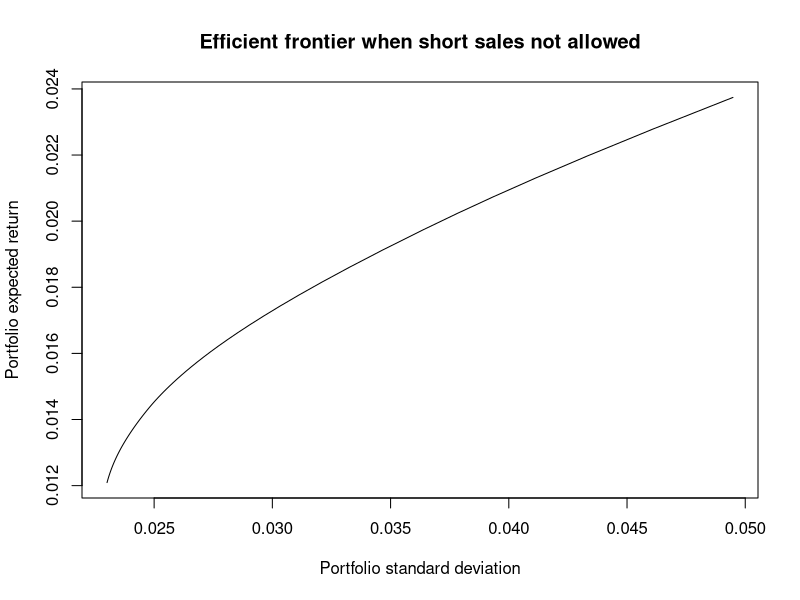

The R script that drew this image:
#Stocks used:
#^GSPC,AAPL,AMZN,BA,COST,CVX,DIS,ELY,FL,GILD,GS,HD,JCP,LMT,M,MMM,PG,S,SBUX,SHOO,SMRT,TM,YUM,K,C,XOM,IBM,F,CAT,MCD,COKE.

#Data
#2015-01-31 to 2019-12-31

a <- read.csv("stockData50.csv", sep=",", header=TRUE)

#Convert adjusted close prices into returns:
r <- (a[-1,3:ncol(a)]-a[-nrow(a),3:ncol(a)])/a[-nrow(a),3:ncol(a)]

#Compute the betas:
covmat <- var(r)
beta <- covmat[1,-1] / covmat[1,1]

#Keep only the stocks with positive betas:
rrr <- r[,-c(1,which(beta<0)+1)]  
#Note: which(beta<0) gives the element in the beta vector with negative beta and add 1 because 
#the first column in the initial data set is the index.  We also remove column 1 (index) from the initial data #set.


Rfr <- seq(-0.05,.01,0.0005)

#Initialize the two vectors:
rbar_opt <- rep(0,length(Rfr))
risk_opt <- rep(0,length(Rfr))


for(l in 1:length(Rfr)){
  #Risk free asset:
  rf <- Rfr[l]
  #rf <- .002
  #Initialize
  beta <- rep(0,ncol(rrr))
  alpha <- rep(0,ncol(rrr))
  mse <- rep(0,ncol(rrr))
  Ribar <- rep(0,ncol(rrr))
  Ratio <- rep(0,ncol(rrr))
  stocknum <- rep(0,ncol(rrr))
  #stock <- names(rrr)
  
  #This for loop computes the required inputs:
  for(i in 1:ncol(rrr)){
    q <- lm(data=rrr, formula=rrr[,i] ~ r[,1])
    beta[i] <- q$coefficients[2] 
    alpha[i] <- q$coefficients[1] 
    mse[i] <- summary(q)$sigma^2
    Ribar[i] <- q$coefficients[1]+q$coefficients[2]*mean(r[,1])
    Ratio[i] <- (Ribar[i]-rf)/beta[i]
    stocknum[i] <- i
  }
  
  #So far we have this table:
  #xx <- (cbind(stock,alpha, beta, Ribar, mse, Ratio))
  xx <- (data.frame(stocknum,alpha, beta, Ribar, mse, Ratio))
  
  
  #Order the table based on the excess return to beta ratio:
  A <- xx[order(-xx[,6]),]
  
  col1 <- rep(0,nrow(A))
  col2 <- rep(0,nrow(A))
  col3 <- rep(0,nrow(A))
  col4 <- rep(0,nrow(A))
  col5 <- rep(0,nrow(A))
  
  
  #Create the last 5 columns of the table:
  col1 <- (A[,4]-rf)*A[,3]/A[,5]
  col3 <- A[,3]^2/A[,5]
  for(i in(1:nrow(A))) {
    col2[i] <- sum(col1[1:i])
    col4[i] <- sum(col3[1:i])
  }
  
  #So far we have:
  cbind(A, col1, col2, col3, col4)
  
  
  #Compute the Ci (col5):
  for(i in (1:nrow(A))) {
    col5[i] <- var(r[,1])*col2[i]/(1+var(r[,1])*col4[i])
  }
  
  
  #The final table when short sales allowed:
  B <- cbind(A, col1, col2, col3, col4, col5)
  rownames(B) <- NULL
  
  #SHORT SALES NOT ALLOWED:
  #First create a matrix up to the maximum of col5:
  #table1 <- cbind(A, col1, col2, col3, col4, col5)
  #table2 <- (B[1:which(col5==max(col5)), ], nrow=which(col5==max(col5)), ncol=ncol(B))
  table2 <- B[1:which(col5==max(col5)), ]
  
  #Compute the Zi:
  z_no_short <- (table2[,3]/table2[,5])*(table2[,6]-max(col5))
  
  #Compute the xi:
  x_no_short <- z_no_short/sum(z_no_short)
  
  #Compute the mean and variance for each portfolio when short sales not allowed:
  #First match the columns of the data with the composition of the portfolio:
  r1 <- data.frame(rrr[,table2[,1]])
  
  beta1 <- rep(0,ncol(r1))
  sigma_e1 <- rep(0,ncol(r1))
  alpha1 <- rep(0,ncol(r1))
  
  for(i in 1:ncol(r1)){
    q1<- lm(r1[,i] ~ r[,1])
    beta1[i] <- q1$coefficients[2] 
    sigma_e1[i] <- summary(q1)$sigma^2
    alpha1[i] <- q1$coefficients[1] 
  } 
  
  means1 <- colMeans(r1)
  #means1 <- alpha1 + beta1*mean(r[,1])
  
  
  #Construct the variance covariance matrix using SIM:
  xx <- rep(0,ncol(r1)*(ncol(r1)))             #Initialize
  varcovar <- matrix(xx,nrow=ncol(r1),ncol=ncol(r1))  #the variance covariance matrix 
  
  
  for (i in 1:ncol(r1)){
    for (j in 1:ncol(r1)){
      varcovar[i,j]=beta1[i]*beta1[j]*var(r[,1])
      if(i==j){varcovar[i,j]=beta1[i]^2*var(r[,1])+ sigma_e1[i]}
    }
  }
  
  
  rbar_opt[l] <- t(x_no_short) %*% means1
  risk_opt[l] <- ( t(x_no_short) %*% varcovar %*% x_no_short )^.5
  
}

plot(risk_opt, rbar_opt, type="l", main="Efficient frontier when short sales not allowed", ylab="Portfolio expected return", xlab="Portfolio standard deviation")

#=====================================================
#=====================================================
#Note:  When we compute the expected return and the variance of these portfolios we use t(x) %*% means and t(x) %*% Sigma %*% x , but we have to rearrange the order of the stocks so they match the initial columns of the original data set.
